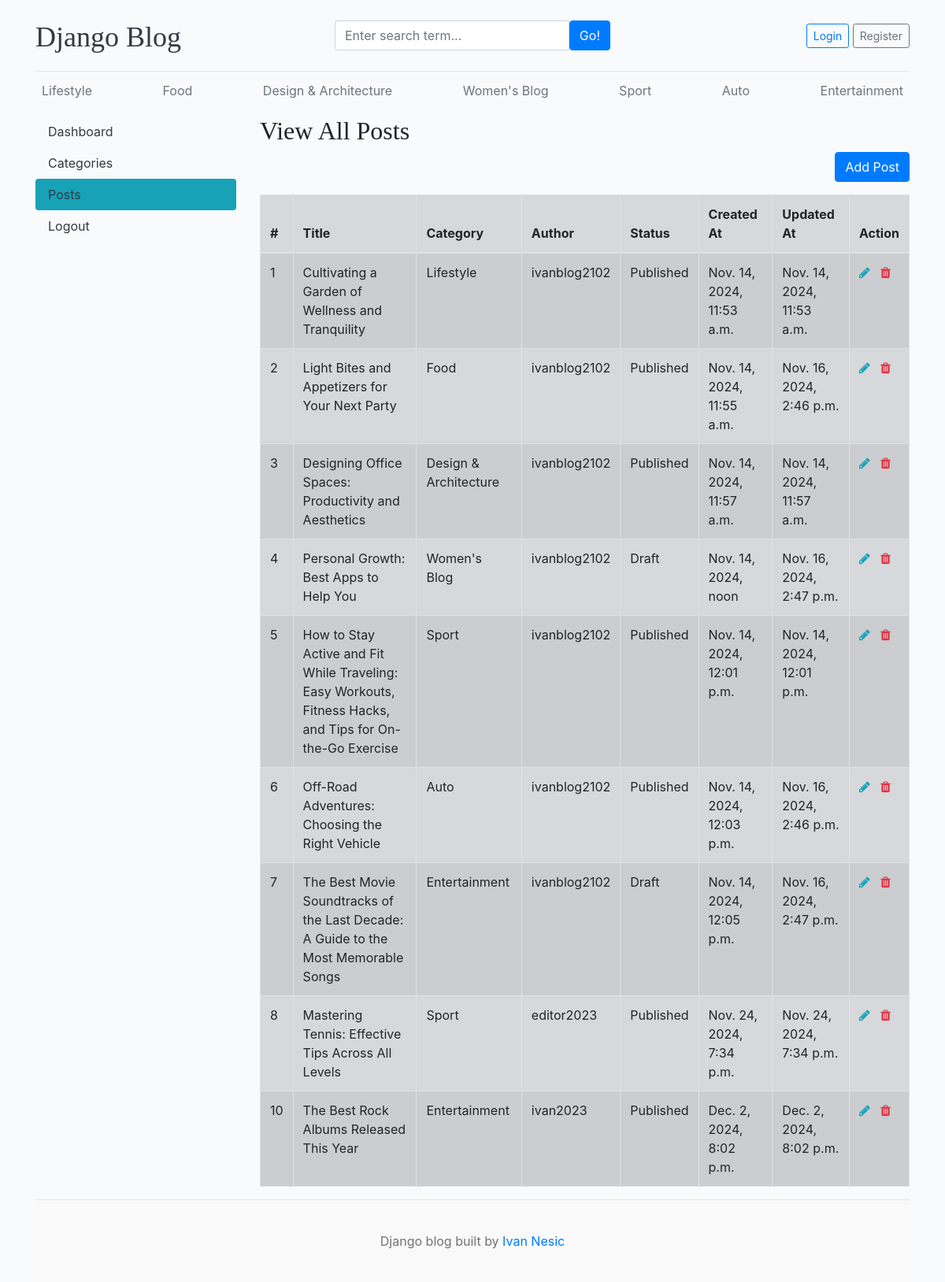
The app's page /dashboard/posts/ with its own data.
### blog/models.py (models this page shows, shortened)
class Category(models.Model):
    name = models.CharField(max_length=150, unique=True)
    created_at = models.DateTimeField(auto_now_add=True)
    updated_at = models.DateTimeField(auto_now=True)
    class Meta:
        verbose_name_plural = 'categories'
    def __str__(self):
        return self.name

class  BlogPost(models.Model):
    title = models.CharField(max_length=150)
    slug = models.SlugField(max_length=150, unique=True, blank=True)
    category = models.ForeignKey(Category, on_delete=models.CASCADE)
    author = models.ForeignKey(User, on_delete=models.CASCADE)
    featured_image = models.ImageField(upload_to='uploads/%Y/%m/%d')
    description = models.TextField(max_length=1000)
    blog_body = models.TextField(max_length=2000)
    status = models.CharField(max_length=30, choices=STATUS_CHOICES, default="Draft")
    is_featured = models.BooleanField(default=False)
    created_at = models.DateTimeField(auto_now_add=True)
    updated_at = models.DateTimeField(auto_now=True)

### dashboard/views.py (the view)
# urls.py: path('posts/', views.posts, name='posts'),
def posts(request):
    posts = BlogPost.objects.all()
    context = {
        'posts': posts,
    }
    return render(request, 'dashboard/posts.html', context)

### blog/context_processors.py (called while the page is built)
def get_categories(request):
    categories = Category.objects.all()
    return dict(categories=categories)

def get_social_links(request):
    social_links = SocialLinks.objects.all()
    return dict(social_links=social_links)

### templates/dashboard/posts.html (shortened to what this page needs)
{% extends "base.html" %}
{% block content %}
<div class="row">
{% include "dashboard/sidebar.html" %}
<div class="col-md-9">
<h2>View All Posts</h2>
<a href="{% url 'add_post' %}" class="btn btn-primary float-right mb-3">Add Post</a>
<table class="table table-secondary table-striped table-bordered">
 <thead>
    <tr>
       <th>#</th>
       <th>Title</th>
       <th>Category</th>
       <th>Author</th>
       <th>Status</th>
       <th>Created At</th>
       <th>Updated At</th>
       <th>Action</th>
    </tr>
 </thead>
 <tbody>
    {% for post in posts %}
    <tr>
        <td>{{ post.id }}</td>
        <td>{{ post.title }}</td>
        <td>{{ post.category }}</td>
        <td>{{ post.author }}</td>
        <td>{{ post.status }}</td>
        <td>{{ post.created_at }}</td>
        <td>{{ post.updated_at }}</td>
        <td>
            <a href="{% url 'edit_post' post.id %}"><i class="fa fa-pencil text-info"></i></a>
            <a href="{% url 'delete_post' post.id %}"><i class="fa fa-trash text-danger"></i></a>
        </td>
    </tr>
    {% endfor %}
 </tbody>
  </table>
</div>
</div>
{% endblock  %}

### templates/base.html (shortened to what this page needs)
{% load static %}
<!DOCTYPE html>
<html lang="en">
<head>
    <link href="https://getbootstrap.com/docs/4.0/dist/css/bootstrap.min.css" rel="stylesheet">
    <link href="{% static 'css/blog.css' %}" rel="stylesheet">
    <link rel="stylesheet" href="https://cdnjs.cloudflare.com/ajax/libs/font-awesome/4.7.0/css/font-awesome.min.css">
  </head>
<body>
    <div class="container">
      <header class="blog-header py-3">
        <div class="row flex-nowrap justify-content-between align-items-center">
          <div class="col-4 pt-1">
            <a class="blog-header-logo text-dark" href="/">Django Blog</a>
          </div>
          <div class="col-4">
            <form action="{% url 'search' %}" method="GET">
              <div class="input-group">
                <input class="form-control" type="text" name="keyword" value="{{ keyword }}" placeholder="Enter search term..." aria-label="Enter search term..." aria-describedby="button-search" />
                <button type="submit" class="btn btn-primary" id="button-search" type="button">Go!</button>
            </div>
            </form>
          </div>
          <div class="col-4 d-flex justify-content-end align-items-center">
            {% if not user.is_authenticated %}
            <a class="btn btn-sm btn-outline-primary" href="{% url 'login' %}">Login</a> &nbsp;
            <a class="btn btn-sm btn-outline-secondary" href="{% url 'register' %}">Register</a>
            {% else %}
            <span><a class="text-muted btn btn-outline-dark" style="text-decoration: none;" href="{% url 'dashboard' %}">Dashboard</a></span> &emsp;
            <a class="btn btn-outline-danger" href="{% url 'logout' %}">Logout</a>
            {% endif %}
          </div>
        </div>
      </header>
      <div class="nav-scroller py-1 mb-2">
        <nav class="nav d-flex justify-content-between">
          {% for category in categories %}
          <a class="p-2 text-muted" style="text-decoration: none;" href="{% url 'posts_by_category' category.id %}">{{ category }}</a>
          {% endfor %}
        </nav>
      </div>
 {% block content %}{% endblock  %}
<footer class="blog-footer">
    <p>Django blog built by <a href="#">Ivan Nesic</a></p>
  </footer>
  </body>
  </html>

### blog_app/static/css/blog.css (style rules this page uses)
body { background-color: #F8FAFC; }
.blog-header { border-bottom: 1px solid #e5e5e5; }
.blog-header-logo { font-family: "Playfair Display", Georgia, "Times New Roman", serif; font-size: 2.25rem; }
h1, h2, h3, h4, h5, h6 { font-family: "Playfair Display", Georgia, "Times New Roman", serif; }
.blog-footer { padding: 2.5rem 0; color: #727272; text-align: center; background-color: #f9f9f9; border-top: .05rem solid #e5e5e5; }
.blog-footer p:last-child { margin-bottom: 0; }

### records on screen
Category: name "Lifestyle"
Category: name "Food"
Category: name "Design & Architecture"
Category: name "Women's Blog"
Category: name "Sport"
Category: name "Auto"
Category: name "Entertainment"
BlogPost: id "1", title "Cultivating a Garden of Wellness and Tranquility", category "Lifestyle", author "ivanblog2102", status "Published", created_at "Nov. 14, 2024, 11:53 a.m.", updated_at "Nov. 14, 2024, 11:53 a.m."
BlogPost: id "2", title "Light Bites and Appetizers for Your Next Party", category "Food", author "ivanblog2102", status "Published", created_at "Nov. 14, 2024, 11:55 a.m.", updated_at "Nov. 16, 2024, 2:46 p.m."
BlogPost: id "3", title "Designing Office Spaces: Productivity and Aesthetics", category "Design & Architecture", author "ivanblog2102", status "Published", created_at "Nov. 14, 2024, 11:57 a.m.", updated_at "Nov. 14, 2024, 11:57 a.m."
BlogPost: id "4", title "Personal Growth: Best Apps to Help You", category "Women's Blog", author "ivanblog2102", status "Draft", created_at "Nov. 14, 2024, noon", updated_at "Nov. 16, 2024, 2:47 p.m."
BlogPost: id "5", title "How to Stay Active and Fit While Traveling: Easy Workouts, Fitness Hacks, and Tips for On-the-Go Exercise", category "Sport", author "ivanblog2102", status "Published", created_at "Nov. 14, 2024, 12:01 p.m.", updated_at "Nov. 14, 2024, 12:01 p.m."
BlogPost: id "6", title "Off-Road Adventures: Choosing the Right Vehicle", category "Auto", author "ivanblog2102", status "Published", created_at "Nov. 14, 2024, 12:03 p.m.", updated_at "Nov. 16, 2024, 2:46 p.m."
BlogPost: id "7", title "The Best Movie Soundtracks of the Last Decade: A Guide to the Most Memorable Songs", category "Entertainment", author "ivanblog2102", status "Draft", created_at "Nov. 14, 2024, 12:05 p.m.", updated_at "Nov. 16, 2024, 2:47 p.m."
BlogPost: id "8", title "Mastering Tennis: Effective Tips Across All Levels", category "Sport", author "editor2023", status "Published", created_at "Nov. 24, 2024, 7:34 p.m.", updated_at "Nov. 24, 2024, 7:34 p.m."
BlogPost: id "10", title "The Best Rock Albums Released This Year", category "Entertainment", author "ivan2023", status "Published", created_at "Dec. 2, 2024, 8:02 p.m.", updated_at "Dec. 2, 2024, 8:02 p.m."
